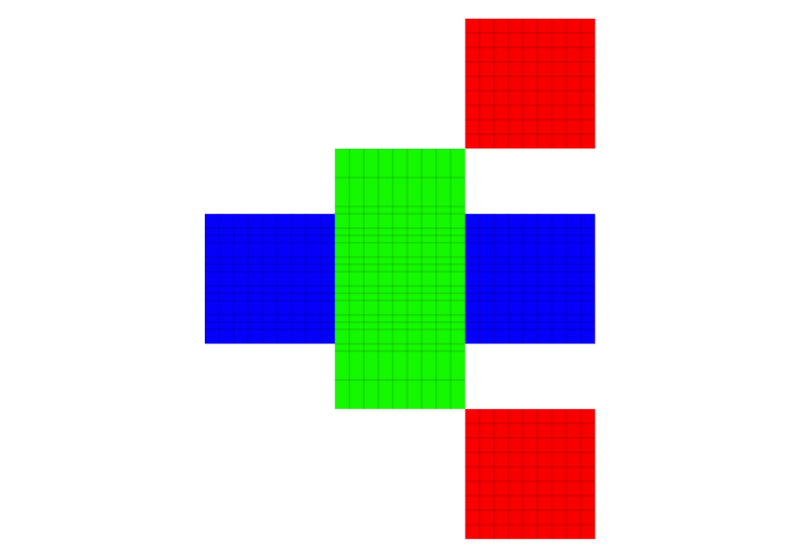

Source code (Python):
# -*- coding: utf-8 -*-
"""
Created on Mon Mar 19 2018

@author: Jaywan Chung

Warning: "stack_fast_block_mesh()" function is a heuristic method using only the bounding boxes;
    to be precise calculation, use "stack_block_mesh()" function.
"""

from sfepy.mesh.mesh_generators import gen_block_mesh

from pykeri.sfepy_util.stack import stack_fast_block_mesh
from pykeri.util.timer import Timer

t = Timer()

num_grids = 10

mesh1 = gen_block_mesh([1.,1.], [num_grids,num_grids], [1.0,0.0], mat_id=0, name='rect_mesh1', verbose=False)
mesh2 = gen_block_mesh([1.,2.], [num_grids,num_grids], [0.0,0.0], mat_id=1, name='rect_mesh2', verbose=False)
mesh3 = gen_block_mesh([1.,1.], [num_grids,num_grids], [1.0,0.0], mat_id=2, name='rect_mesh3', verbose=False)

print(t.passed(), 'sec passed for initialization')

mesh = stack_fast_block_mesh(mesh1, 'x_left_of', mesh2)
t.print_passed()

mesh = stack_fast_block_mesh(mesh1, 'x_right_of', mesh)
t.print_passed()

mesh = stack_fast_block_mesh(mesh3, 'y_left_of', mesh)
t.print_passed()

mesh = stack_fast_block_mesh(mesh3, 'y_right_of', mesh)
t.print_passed()

filename = 'test_stack_2d_fast.vtk'
mesh.write(filename)


from sfepy.postprocess.viewer import Viewer
#view = Viewer('test_stack_Omega.vtk')
view = Viewer(filename)
view(is_wireframe=True, is_scalar_bar=True)
